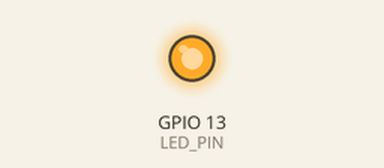
Recording of a sketch running on a simulated ESP32. Parts: output pins drawn as LEDs (lit = HIGH). No radio packets arrive unless stated; what the sketch prints to the serial monitor is not drawn.

Above: at 0.1 s.
At 0.6 s:
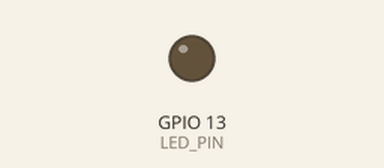
Timing chart, 0 to 2.1 s (numbered marks = the images above):
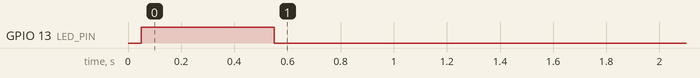

The sketch:

Arduino_Uno_Receiver.ino
```cpp
#include <SPI.h>
#include <LoRa.h>

// ====================================================================================
// SMART AGRICULTURE LORA RECEIVER BASE STATION (GATEWAY)
// Authors: KJ M. Lupogan & Kurt Christian Ramos (IT10 - 3454)
// Hardware: Arduino Uno + Ai-Thinker Ra-02 (SX1278 433MHz)
// ====================================================================================
// WIRING CHECKLIST:
//   Ra-02 Pin      Arduino Uno Pin
//   ---------      ---------------
//   GND            GND
//   3.3V           3.3V  (CRITICAL: 3.3V ONLY! NEVER 5V!)
//   NSS / CS       Pin 10
//   RST            Pin 9
//   DIO0           Pin 2
//   SCK            Pin 13
//   MISO           Pin 12
//   MOSI           Pin 11
//   ANT            433MHz Antenna (Attach to IPEX jack)
// ====================================================================================

#define LORA_SS    10
#define LORA_RST    9
#define LORA_DIO0   2

#define LORA_BAND  433E6 // 433 MHz (Must match ESP32 transmitter)

// Onboard LED indicator
#define LED_PIN    13

void setup() {
  Serial.begin(115200);
  while (!Serial);

  pinMode(LED_PIN, OUTPUT);
  digitalWrite(LED_PIN, LOW);

  Serial.println();
  Serial.println(F("========================================================="));
  Serial.println(F(" SMART AGRICULTURE LORA RECEIVER BASE STATION (GATEWAY)"));
  Serial.println(F(" Authors : KJ M. Lupogan & Kurt Christian Ramos"));
  Serial.println(F(" Hardware: Arduino Uno + Ai-Thinker Ra-02 (SX1278 433MHz)"));
  Serial.println(F("========================================================="));

  // Configure SPI pins for Ra-02 on Arduino Uno
  LoRa.setPins(LORA_SS, LORA_RST, LORA_DIO0);

  Serial.print(F("[INIT] Starting SX1278 radio transceiver at 433 MHz... "));

  if (!LoRa.begin(LORA_BAND)) {
    Serial.println(F("FAILED!"));
    Serial.println(F("[ERROR] Cannot detect SX1278 on SPI bus."));
    Serial.println(F("Please check:"));
    Serial.println(F(" 1. Red wire is on 3.3V (NOT 5V)."));
    Serial.println(F(" 2. Pins: NSS=10, RST=9, SCK=13, MISO=12, MOSI=11."));

    // Fast blink to indicate wiring fault
    while (1) {
      digitalWrite(LED_PIN, HIGH);
      delay(100);
      digitalWrite(LED_PIN, LOW);
      delay(100);
    }
  }

  Serial.println(F("SUCCESS!"));
  Serial.println(F("[STATUS] Gateway is ONLINE and actively listening for packets..."));
  Serial.println(F("---------------------------------------------------------"));

  // Solid blink to indicate radio is ready
  digitalWrite(LED_PIN, HIGH);
  delay(500);
  digitalWrite(LED_PIN, LOW);
}

void loop() {
  // Check if a radio packet has arrived over the air
  int packetSize = LoRa.parsePacket();

  if (packetSize) {
    String incomingPayload = "";

    // Read packet payload from LoRa FIFO buffer
    while (LoRa.available()) {
      incomingPayload += (char)LoRa.read();
    }

    // Flash onboard LED briefly on packet reception
    digitalWrite(LED_PIN, HIGH);

    // Output the raw CSV string directly for dashboard.html
    // Format: ID:PROBE_01,AREA:Zone_A,M:xx,N:xx,P:xx,K:xx,ALERT:xx,PKT:xx
    Serial.println(incomingPayload);

    delay(30);
    digitalWrite(LED_PIN, LOW);
  }
}
```
